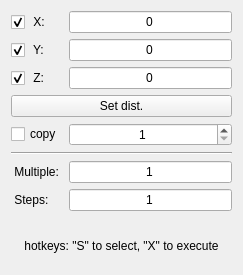
<?xml version="1.0" encoding="UTF-8"?>
<ui version="4.0">
 <class>Dialog</class>
 <widget class="QDialog" name="Dialog">
  <property name="geometry">
   <rect>
    <x>0</x>
    <y>0</y>
    <width>243</width>
    <height>275</height>
   </rect>
  </property>
  <property name="focusPolicy">
   <enum>Qt::NoFocus</enum>
  </property>
  <property name="windowTitle">
   <string>Move</string>
  </property>
  <layout class="QGridLayout" name="gridLayout">
   <property name="bottomMargin">
    <number>0</number>
   </property>
   <item row="9" column="0">
    <widget class="QLabel" name="label_4">
     <property name="text">
      <string> Multiple: </string>
     </property>
     <property name="buddy">
      <cstring>edit4</cstring>
     </property>
    </widget>
   </item>
   <item row="10" column="1">
    <widget class="QLineEdit" name="edit5">
     <property name="text">
      <string>1</string>
     </property>
     <property name="alignment">
      <set>Qt::AlignCenter</set>
     </property>
    </widget>
   </item>
   <item row="2" column="1">
    <widget class="QLineEdit" name="edit3">
     <property name="text">
      <string>0</string>
     </property>
     <property name="alignment">
      <set>Qt::AlignCenter</set>
     </property>
    </widget>
   </item>
   <item row="4" column="0" colspan="2">
    <widget class="QPushButton" name="btn1">
     <property name="focusPolicy">
      <enum>Qt::NoFocus</enum>
     </property>
     <property name="text">
      <string>Set dist.</string>
     </property>
    </widget>
   </item>
   <item row="0" column="1">
    <widget class="QLineEdit" name="edit1">
     <property name="text">
      <string>0</string>
     </property>
     <property name="alignment">
      <set>Qt::AlignCenter</set>
     </property>
    </widget>
   </item>
   <item row="2" column="0">
    <widget class="QCheckBox" name="cbZ">
     <property name="text">
      <string> Z:</string>
     </property>
     <property name="checked">
      <bool>true</bool>
     </property>
    </widget>
   </item>
   <item row="9" column="1">
    <widget class="QLineEdit" name="edit4">
     <property name="text">
      <string>1</string>
     </property>
     <property name="alignment">
      <set>Qt::AlignCenter</set>
     </property>
    </widget>
   </item>
   <item row="5" column="1">
    <widget class="QSpinBox" name="spinBox">
     <property name="alignment">
      <set>Qt::AlignCenter</set>
     </property>
     <property name="minimum">
      <number>1</number>
     </property>
    </widget>
   </item>
   <item row="1" column="1">
    <widget class="QLineEdit" name="edit2">
     <property name="text">
      <string>0</string>
     </property>
     <property name="alignment">
      <set>Qt::AlignCenter</set>
     </property>
    </widget>
   </item>
   <item row="10" column="0">
    <widget class="QLabel" name="label_5">
     <property name="text">
      <string> Steps: </string>
     </property>
     <property name="buddy">
      <cstring>edit5</cstring>
     </property>
    </widget>
   </item>
   <item row="1" column="0">
    <widget class="QCheckBox" name="cbY">
     <property name="text">
      <string> Y:</string>
     </property>
     <property name="checked">
      <bool>true</bool>
     </property>
    </widget>
   </item>
   <item row="7" column="0" colspan="2">
    <widget class="Line" name="line">
     <property name="orientation">
      <enum>Qt::Horizontal</enum>
     </property>
    </widget>
   </item>
   <item row="5" column="0">
    <widget class="QCheckBox" name="cbCopy">
     <property name="text">
      <string>copy</string>
     </property>
    </widget>
   </item>
   <item row="0" column="0">
    <widget class="QCheckBox" name="cbX">
     <property name="text">
      <string> X:</string>
     </property>
     <property name="checked">
      <bool>true</bool>
     </property>
    </widget>
   </item>
   <item row="11" column="0" colspan="2">
    <widget class="QLabel" name="label">
     <property name="text">
      <string>hotkeys: &quot;S&quot; to select, &quot;X&quot; to execute</string>
     </property>
     <property name="alignment">
      <set>Qt::AlignCenter</set>
     </property>
    </widget>
   </item>
  </layout>
 </widget>
 <tabstops>
  <tabstop>edit1</tabstop>
  <tabstop>edit2</tabstop>
  <tabstop>edit3</tabstop>
  <tabstop>edit5</tabstop>
  <tabstop>edit4</tabstop>
 </tabstops>
 <resources/>
 <connections/>
</ui>
